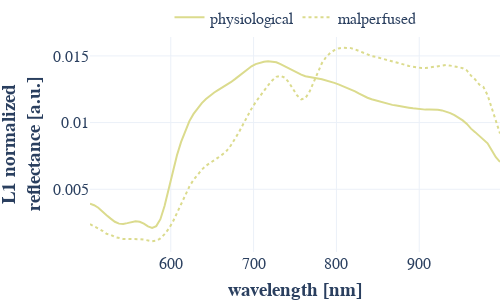

Write notebook code for a chart like this one.
### Code cell
df = median_table(paths=[path_physiological, path_malperfused])
wavelengths = np.arange(500, 1000, 5) + 2.5

spectrum_physiological = df[(df.image_name == path_physiological.image_name()) & (df.label_name == "kidney")].iloc[0][
    "median_normalized_spectrum"
]
spectrum_malperfused = df[(df.image_name == path_malperfused.image_name()) & (df.label_name == "kidney")].iloc[0][
    "median_normalized_spectrum"
]

fig = go.Figure()
fig.add_trace(
    go.Scatter(
        x=wavelengths,
        y=spectrum_physiological,
        line_color=settings_seg.label_colors_paper["kidney"],
        name="physiological",
    )
)
fig.add_trace(
    go.Scatter(
        x=wavelengths,
        y=spectrum_malperfused,
        line_color=settings_seg.label_colors_paper["kidney"],
        line_dash="dot",
        name="malperfused",
    )
)

fig.update_layout(height=300, width=500, template="plotly_white")
fig.update_layout(font_family="Libertinus Sans", font_size=16)
fig.update_layout(margin=dict(l=0, r=0, t=10, b=0))
fig.update_layout(legend=dict(orientation="h", yanchor="top", y=1.17, xanchor="center", x=0.5))
fig.update_yaxes(title="<b>L1 normalized<br>reflectance [a.u.]</b>")
fig.update_xaxes(title="<b>wavelength [nm]</b>")

fig.write_image(settings_species.paper_dir / "method_concept_example_spectra_kidney.pdf")
fig
